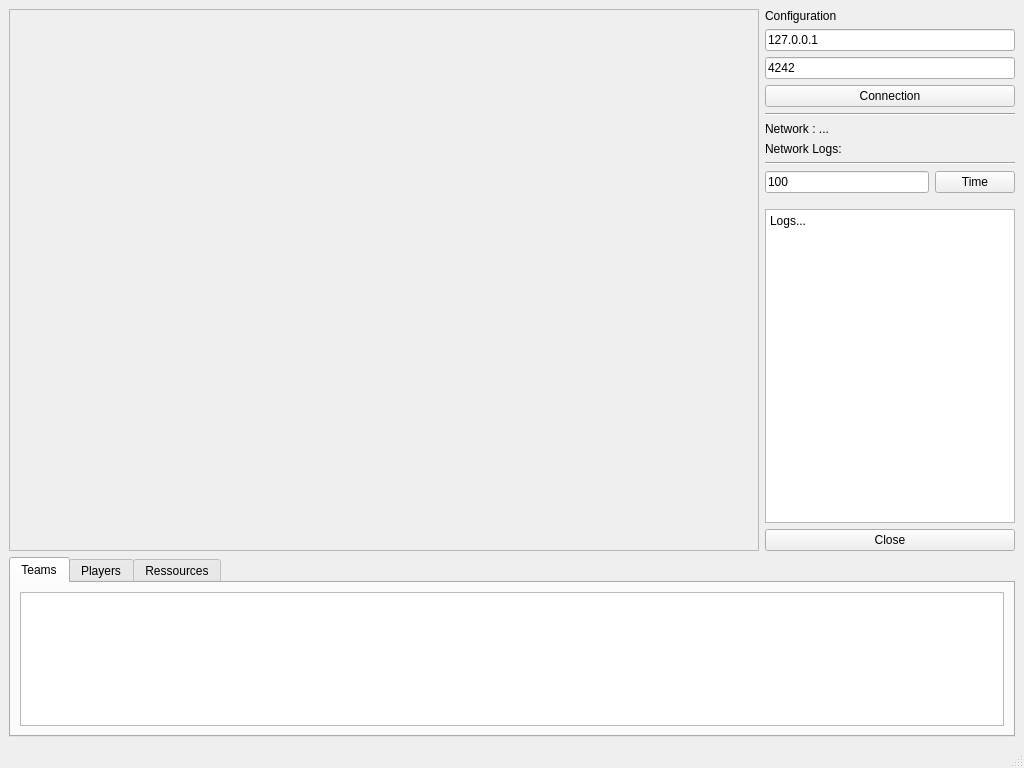
<?xml version="1.0" encoding="UTF-8"?>
<ui version="4.0">
 <class>MainWindow</class>
 <widget class="QMainWindow" name="MainWindow">
  <property name="geometry">
   <rect>
    <x>0</x>
    <y>0</y>
    <width>1024</width>
    <height>768</height>
   </rect>
  </property>
  <property name="windowTitle">
   <string>Zappy</string>
  </property>
  <widget class="QWidget" name="centralwidget">
   <layout class="QGridLayout" name="gridLayout">
    <item row="0" column="1">
     <layout class="QVBoxLayout" name="verticalLayout" stretch="3,1">
      <item>
       <layout class="QGridLayout" name="gridLayout_2" columnstretch="3,1">
        <property name="sizeConstraint">
         <enum>QLayout::SetMaximumSize</enum>
        </property>
        <property name="horizontalSpacing">
         <number>6</number>
        </property>
        <property name="verticalSpacing">
         <number>0</number>
        </property>
        <item row="0" column="1">
         <layout class="QVBoxLayout" name="verticalLayout_4">
          <property name="spacing">
           <number>6</number>
          </property>
          <property name="sizeConstraint">
           <enum>QLayout::SetMinimumSize</enum>
          </property>
          <item>
           <widget class="QLabel" name="label">
            <property name="maximumSize">
             <size>
              <width>16777215</width>
              <height>16777215</height>
             </size>
            </property>
            <property name="text">
             <string>Configuration</string>
            </property>
           </widget>
          </item>
          <item>
           <widget class="QLineEdit" name="hostEdit">
            <property name="text">
             <string>127.0.0.1</string>
            </property>
           </widget>
          </item>
          <item>
           <widget class="QLineEdit" name="portEdit">
            <property name="text">
             <string>4242</string>
            </property>
           </widget>
          </item>
          <item>
           <widget class="QPushButton" name="connectionButton">
            <property name="text">
             <string>Connection</string>
            </property>
           </widget>
          </item>
          <item>
           <widget class="Line" name="line">
            <property name="orientation">
             <enum>Qt::Horizontal</enum>
            </property>
           </widget>
          </item>
          <item>
           <widget class="QLabel" name="statusConnectionLabel">
            <property name="minimumSize">
             <size>
              <width>247</width>
              <height>0</height>
             </size>
            </property>
            <property name="text">
             <string>Network : ...</string>
            </property>
           </widget>
          </item>
          <item>
           <widget class="QLabel" name="label_3">
            <property name="text">
             <string>Network Logs:</string>
            </property>
           </widget>
          </item>
          <item>
           <widget class="Line" name="line_2">
            <property name="orientation">
             <enum>Qt::Horizontal</enum>
            </property>
           </widget>
          </item>
          <item>
           <layout class="QHBoxLayout" name="horizontalLayout">
            <property name="bottomMargin">
             <number>10</number>
            </property>
            <item>
             <widget class="QLineEdit" name="timeEdit">
              <property name="text">
               <string>100</string>
              </property>
             </widget>
            </item>
            <item>
             <widget class="QPushButton" name="changeTimeButton">
              <property name="text">
               <string>Time</string>
              </property>
             </widget>
            </item>
           </layout>
          </item>
          <item>
           <widget class="QTextBrowser" name="logsBrowser">
            <property name="html">
             <string>&lt;!DOCTYPE HTML PUBLIC &quot;-//W3C//DTD HTML 4.0//EN&quot; &quot;http://www.w3.org/TR/REC-html40/strict.dtd&quot;&gt;
&lt;html&gt;&lt;head&gt;&lt;meta name=&quot;qrichtext&quot; content=&quot;1&quot; /&gt;&lt;style type=&quot;text/css&quot;&gt;
p, li { white-space: pre-wrap; }
&lt;/style&gt;&lt;/head&gt;&lt;body style=&quot; font-family:'Sans Serif'; font-size:9pt; font-weight:400; font-style:normal;&quot;&gt;
&lt;p style=&quot; margin-top:0px; margin-bottom:0px; margin-left:0px; margin-right:0px; -qt-block-indent:0; text-indent:0px;&quot;&gt;Logs...&lt;/p&gt;&lt;/body&gt;&lt;/html&gt;</string>
            </property>
           </widget>
          </item>
          <item>
           <widget class="QPushButton" name="quitButton">
            <property name="text">
             <string>Close</string>
            </property>
           </widget>
          </item>
         </layout>
        </item>
        <item row="0" column="0">
         <widget class="QFrame" name="renderFrame">
          <property name="minimumSize">
           <size>
            <width>0</width>
            <height>0</height>
           </size>
          </property>
          <property name="maximumSize">
           <size>
            <width>16777215</width>
            <height>16777215</height>
           </size>
          </property>
          <property name="cursor">
           <cursorShape>WhatsThisCursor</cursorShape>
          </property>
          <property name="autoFillBackground">
           <bool>true</bool>
          </property>
          <property name="frameShape">
           <enum>QFrame::StyledPanel</enum>
          </property>
          <property name="frameShadow">
           <enum>QFrame::Plain</enum>
          </property>
          <property name="lineWidth">
           <number>1</number>
          </property>
         </widget>
        </item>
       </layout>
      </item>
      <item>
       <widget class="QTabWidget" name="tabWidget">
        <property name="currentIndex">
         <number>0</number>
        </property>
        <widget class="QWidget" name="widget">
         <attribute name="title">
          <string>Teams</string>
         </attribute>
         <layout class="QGridLayout" name="gridLayout_3">
          <item row="0" column="0">
           <widget class="QTableView" name="teamsTable">
            <property name="editTriggers">
             <set>QAbstractItemView::NoEditTriggers</set>
            </property>
            <property name="tabKeyNavigation">
             <bool>true</bool>
            </property>
            <attribute name="horizontalHeaderStretchLastSection">
             <bool>true</bool>
            </attribute>
            <attribute name="verticalHeaderCascadingSectionResizes">
             <bool>true</bool>
            </attribute>
           </widget>
          </item>
         </layout>
        </widget>
        <widget class="QWidget" name="PlayersTab">
         <attribute name="title">
          <string>Players</string>
         </attribute>
         <layout class="QGridLayout" name="gridLayout_4">
          <item row="0" column="0">
           <widget class="QTableWidget" name="PlayersTable">
            <attribute name="horizontalHeaderStretchLastSection">
             <bool>true</bool>
            </attribute>
            <column>
             <property name="text">
              <string>ID</string>
             </property>
            </column>
            <column>
             <property name="text">
              <string>Nourriture</string>
             </property>
            </column>
            <column>
             <property name="text">
              <string>Linemate</string>
             </property>
            </column>
            <column>
             <property name="text">
              <string>Deraumere</string>
             </property>
            </column>
            <column>
             <property name="text">
              <string>Sibur</string>
             </property>
            </column>
            <column>
             <property name="text">
              <string>Mendiane</string>
             </property>
            </column>
            <column>
             <property name="text">
              <string>Phiras</string>
             </property>
            </column>
            <column>
             <property name="text">
              <string>Thystame</string>
             </property>
            </column>
           </widget>
          </item>
         </layout>
        </widget>
        <widget class="QWidget" name="RessourcesTab">
         <attribute name="title">
          <string>Ressources</string>
         </attribute>
         <layout class="QGridLayout" name="gridLayout_5">
          <item row="0" column="0">
           <widget class="QTableWidget" name="RessourcesTable">
            <column>
             <property name="text">
              <string>ID</string>
             </property>
            </column>
            <column>
             <property name="text">
              <string>X</string>
             </property>
            </column>
            <column>
             <property name="text">
              <string>Y</string>
             </property>
            </column>
            <column>
             <property name="text">
              <string>Nourriture</string>
             </property>
            </column>
            <column>
             <property name="text">
              <string>Linemate</string>
             </property>
            </column>
            <column>
             <property name="text">
              <string>Deraumere</string>
             </property>
            </column>
            <column>
             <property name="text">
              <string>Sibur</string>
             </property>
            </column>
            <column>
             <property name="text">
              <string>Mendiane</string>
             </property>
            </column>
            <column>
             <property name="text">
              <string>New Column</string>
             </property>
            </column>
            <column>
             <property name="text">
              <string>Thystame</string>
             </property>
            </column>
           </widget>
          </item>
         </layout>
        </widget>
       </widget>
      </item>
     </layout>
    </item>
   </layout>
  </widget>
  <widget class="QMenuBar" name="menubar">
   <property name="geometry">
    <rect>
     <x>0</x>
     <y>0</y>
     <width>1024</width>
     <height>20</height>
    </rect>
   </property>
  </widget>
  <widget class="QStatusBar" name="statusbar"/>
 </widget>
 <resources/>
 <connections/>
</ui>
